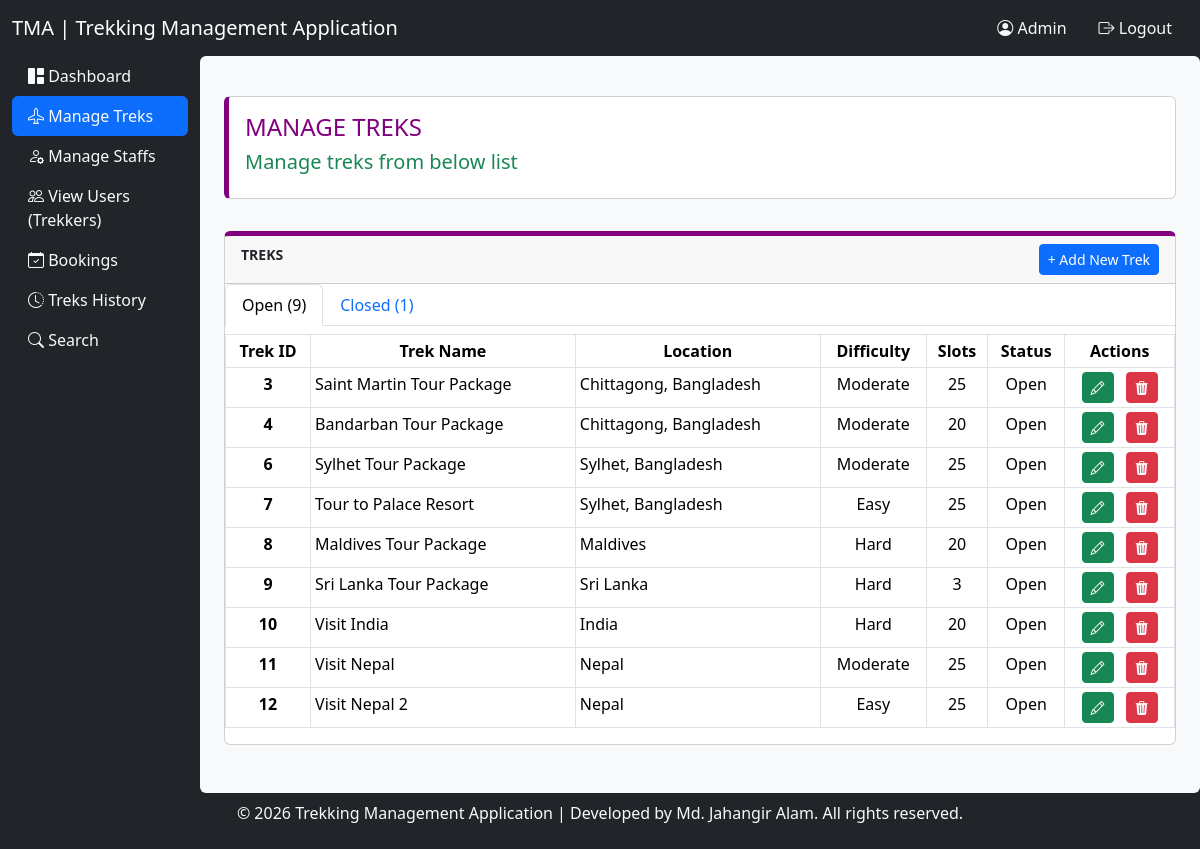
The page /adminManageTreks (signed in) on the database its author committed.
### application/models.py (models this page shows)
class Trek(db.Model):
    __tablename__ = 'treks'
    id = db.Column(db.Integer, primary_key = True)
    trek_name = db.Column(db.String(255), nullable = False)
    location = db.Column(db.String(255), nullable = False)
    difficulty = db.Column(db.String(255), nullable = False) ## easy / medium / hard
    duration = db.Column(db.Integer, nullable = False) ## In days
    assigned_staff_id = db.Column(db.Integer, db.ForeignKey('staffs.id'), nullable = False) ## Added to link Staff model
    status = db.Column(db.String(255), nullable = False, default = "deactive") ## (open / closed / completed
    start_date = db.Column(db.Date, nullable = False) ## Date in yyyy-mm-dd format
    end_date = db.Column(db.Date, nullable = False) ## Date in yyyy-mm-dd format
    total_slots = db.Column(db.Integer, nullable = False)
    trek_description = db.Column(db.String(300), nullable = False)
    trek_image_link = db.Column(db.String, nullable = False)

### application/controllers.py (the view)
@app.route('/adminManageTreks')
def admin_manage_treks():
    auth = req_role('admin')
    if auth == False:
        return redirect(url_for('logout'))
    treks = Trek.query.all()
    count_open = len([trek for trek in treks if trek.status =='open'])
    count_closed = len([trek for trek in treks if trek.status =='closed'])
    return render_template('adminManageTreks.html',
        treks = treks,
        count_open = count_open,
        count_closed = count_closed
        )

### application/controllers.py (called while the page is built)
def req_role(required_role):
    if not session:
        return False
    if session['user_role'] != required_role:
        return False

### templates/adminManageTreks.html (shortened to what this page needs)
{% set pageTitle = "Admin | Manage Treks" %}
{% set pageID = 12 %}
{% extends 'baseTemplate.tpl.html' %}
    {% block ContentArea %}
    <div class="container-fluid">
        <div class="row">
            {% include 'sidebar.inc.html' %}
            <div class="col-10 offset-2 p-4 bg-light rounded">
                <div class="row pt-2 mt-2 mb-4">
                    <div class="col">
                        <div class="card" style="border-left: 5px solid purple;">
                            <div class="card-body">
                                <h4 class="text-uppercase" style="color: purple;">Manage Treks</h4>
                                <p class="h5 text-success">Manage treks from below list</em></p>
                            </div>
                        </div>
                    </div>
                </div>
                <div class="row pt-2 mt-2 mb-4" style="min-height: 60vh">
                    <div class="col">
                        <div class="card" style="border-top: 5px solid purple;">
                            <div class="card-header d-flex justify-content-between">
                                <small class="text-uppercase"><strong>Treks</strong></small>
                                <a class="btn btn-sm btn-primary" href="{{ url_for('admin_manage_treks_add') }}">+ Add New Trek</a>
                            </div>
                            <ul class="nav nav-tabs mb-2">
                                <li class="nav-item">
                                    <a class="nav-link {% if request.args.get('tabID', '1') == '1' %} active {% endif %}" href="?tabID=1">Open ({{ count_open }})</a>
                                </li>
                                <li class="nav-item">
                                    <a class="nav-link {% if request.args.get('tabID') == '2' %} active {% endif %}" href="?tabID=2">Closed ({{ count_closed }})</a>
                                </li>
                            </ul>
                            <div class="card-body p-0">
                                {% if request.args.get('tabID', '1') == '1' %}
                                <table class="table table-sm table-bordered">
                                    <thead class="bg-light">
                                        <tr>
                                            <th class="text-center">Trek ID</th>
                                            <th class="text-center">Trek Name</th>
                                            <th class="text-center">Location</th>
                                            <th class="text-center">Difficulty</th>
                                            <th class="text-center">Slots</th>
                                            <th class="text-center">Status</th>
                                            <th class="text-center">Actions</th>
                                        </tr>
                                    </thead>
                                    <tbody>
                                    {% for trek in treks if trek.status == 'open' %}
                                    <tr>
                                        <th class="text-center">{{ trek.id }}</th>
                                        <td>{{ trek.trek_name }}</td>
                                        <td>{{ trek.location }}</td>
                                        <td class="text-center">{{ trek.difficulty.capitalize() }}</td>
                                        <td class="text-center">{{ trek.total_slots }}</td>
                                        <td class="text-center">{{ trek.status.capitalize() }}</td>
                                        <td class="text-center">
                                            <a class="btn btn-sm btn-success me-2" href="/adminManageTreks/edit/{{ trek.id }}"><i class="bi bi-pencil"></i></a>
                                            <a class="btn btn-sm btn-danger" href="/adminManageTreks/delete/{{ trek.id }}"><i class="bi bi-trash3-fill"></i></a>
                                        </td>
                                    </tr>
                                    {% endfor %}
                                    </tbody>
                                </table>
                                {% endif  %}
                            </div>
                        </div>
                    </div>
                </div>
            </div>
        </div>
    </div>
    {% endblock %}

### rows shown on the page
Trek: id "3", trek_name "Saint Martin Tour Package", location "Chittagong, Bangladesh", difficulty "Moderate", total_slots "25", status "Open"
Trek: id "4", trek_name "Bandarban Tour Package", location "Chittagong, Bangladesh", difficulty "Moderate", total_slots "20", status "Open"
Trek: id "6", trek_name "Sylhet Tour Package", location "Sylhet, Bangladesh", difficulty "Moderate", total_slots "25", status "Open"
Trek: id "7", trek_name "Tour to Palace Resort", location "Sylhet, Bangladesh", difficulty "Easy", total_slots "25", status "Open"
Trek: id "8", trek_name "Maldives Tour Package", location "Maldives", difficulty "Hard", total_slots "20", status "Open"
Trek: id "9", trek_name "Sri Lanka Tour Package", location "Sri Lanka", difficulty "Hard", total_slots "3", status "Open"
Trek: id "10", trek_name "Visit India", location "India", difficulty "Hard", total_slots "20", status "Open"
Trek: id "11", trek_name "Visit Nepal", location "Nepal", difficulty "Moderate", total_slots "25", status "Open"
Trek: id "12", trek_name "Visit Nepal 2", location "Nepal", difficulty "Easy", total_slots "25", status "Open"

### other values the page prints
{{ session['username'].capitalize() }} "Admin"
{{ count_open }} "9"
{{ count_closed }} "1"
